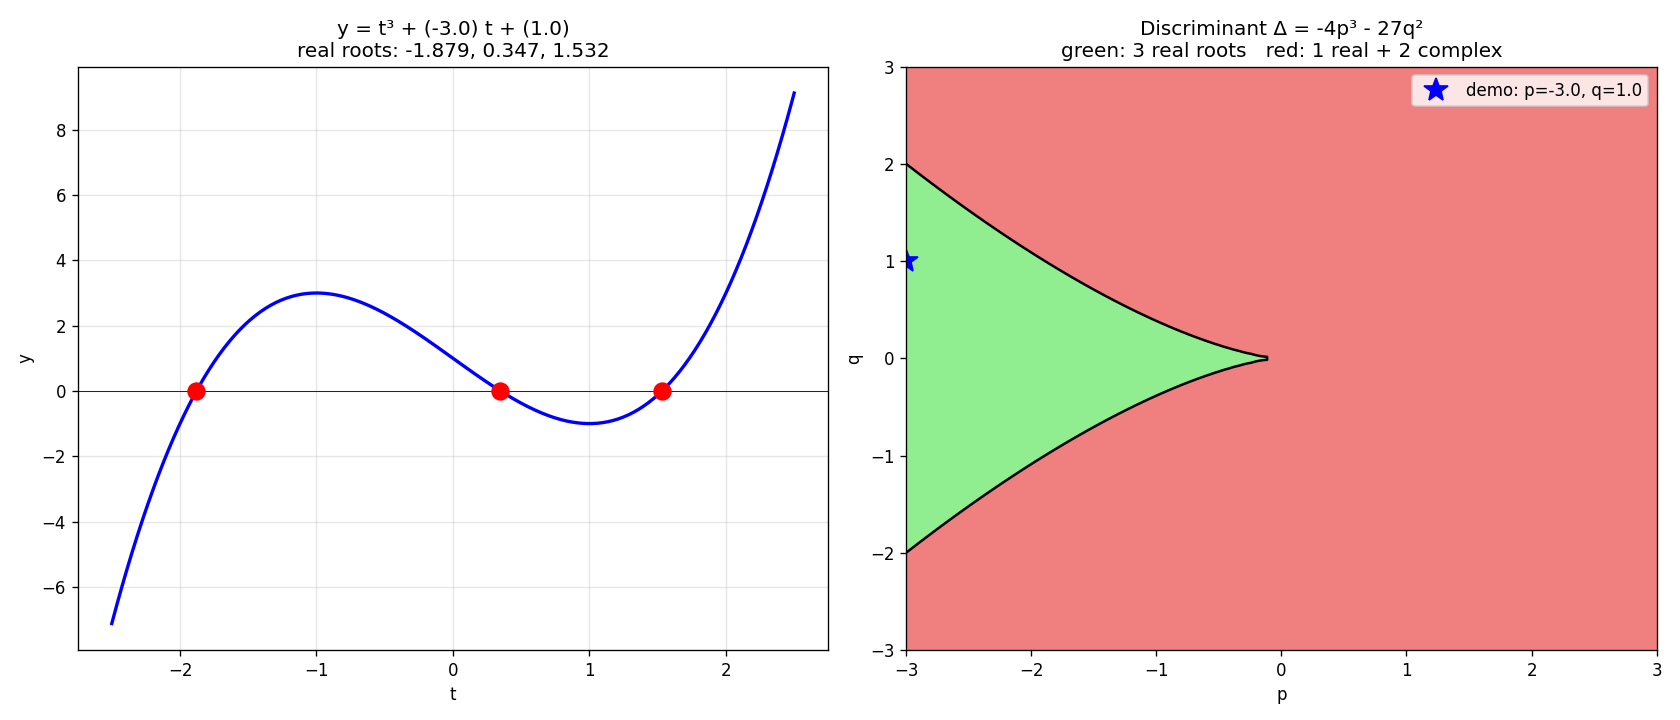

Reproduce this figure in Python.
"""Cardano's cubic formula (Ars Magna, 1545) — a public-duel weapon.

Cardano published the depressed cubic  t³ + pt + q = 0  solution in 1545,
crediting Tartaglia (who had sworn him to secrecy and never forgave the
betrayal). The formula introduces √(negative) — three centuries before
"complex numbers" had a name. The discriminant Δ = -4p³ - 27q² decides
whether all three roots are real or only one is.
"""
from pathlib import Path

import matplotlib.pyplot as plt
import numpy as np
import torch

p_demo, q_demo = -3.0, 1.0
roots = np.roots([1, 0, p_demo, q_demo])
ts = torch.linspace(-2.5, 2.5, 400)
y = ts**3 + p_demo * ts + q_demo

fig, axes = plt.subplots(1, 2, figsize=(14, 6))
axes[0].plot(ts, y, "b-", lw=2)
axes[0].axhline(0, color="k", lw=0.5)
real_roots = sorted(r.real for r in roots if abs(r.imag) < 1e-9)
for r in real_roots:
    axes[0].plot(r, 0, "ro", ms=10)
axes[0].set_title(
    f"y = t³ + ({p_demo}) t + ({q_demo})\nreal roots: " + ", ".join(f"{r:.3f}" for r in real_roots)
)
axes[0].grid(alpha=0.3)
axes[0].set_xlabel("t")
axes[0].set_ylabel("y")

P, Q = torch.meshgrid(torch.linspace(-3, 3, 200), torch.linspace(-3, 3, 200), indexing="ij")
disc = -4 * P**3 - 27 * Q**2
axes[1].contourf(
    P.numpy(),
    Q.numpy(),
    disc.numpy(),
    levels=[-1e9, 0, 1e9],
    colors=["lightcoral", "lightgreen"],
)
axes[1].contour(P.numpy(), Q.numpy(), disc.numpy(), levels=[0], colors="k")
axes[1].plot(p_demo, q_demo, "b*", ms=15, label=f"demo: p={p_demo}, q={q_demo}")
axes[1].set_xlabel("p")
axes[1].set_ylabel("q")
axes[1].set_title("Discriminant Δ = -4p³ - 27q²\ngreen: 3 real roots   red: 1 real + 2 complex")
axes[1].legend()

plt.tight_layout()
out = Path(__file__).with_suffix(".png")
plt.savefig(out, dpi=120)
print(f"Saved: {out}")
